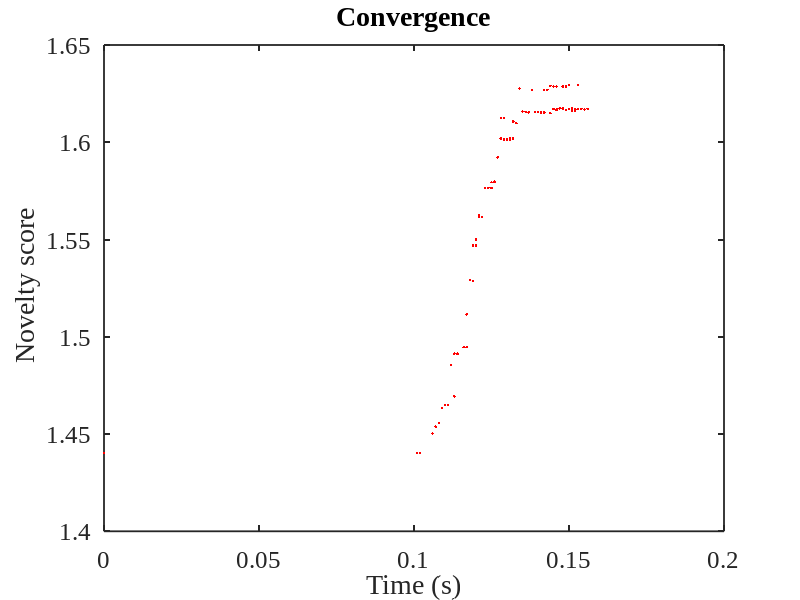

This figure's MATLAB source:
%% Plots for convergence
clear 
clc 
set(gcf,'Position',[500 200 500 400])
if get(gca,'Position') <= [inf inf 400 400]
    Size = [3 5 .8 18];
else
    Size = [6 3 2 18];
end
set(gca,'NextPlot','add','Box','on','Fontname','Times New Roman','FontSize',Size(4),'LineWidth',1.3);
 x = [0.0,0.101,0.102,0.102,0.106,0.106,0.107,0.108,0.109,0.109,0.11,0.11,0.11,0.111,0.111,0.111,0.111,0.112,0.112,0.112,0.113,0.113,0.113,0.114,0.114,0.114,0.116,0.116,0.116,0.116,0.116,0.117,0.117,0.117,0.117,0.118,0.118,0.119,0.119,0.119,0.12,0.12,0.12,0.12,0.121,0.121,0.122,0.122,0.122,0.122,0.123,0.124,0.125,0.125,0.125,0.125,0.125,0.125,0.126,0.126,0.126,0.127,0.127,0.128,0.128,0.128,0.129,0.129,0.13,0.13,0.131,0.131,0.131,0.132,0.132,0.132,0.132,0.132,0.133,0.133,0.133,0.133,0.134,0.134,0.134,0.134,0.135,0.135,0.136,0.136,0.137,0.138,0.138,0.138,0.138,0.138,0.138,0.139,0.139,0.139,0.139,0.139,0.139,0.14,0.14,0.141,0.141,0.142,0.142,0.142,0.143,0.144,0.144,0.144,0.145,0.145,0.146,0.146,0.146,0.146,0.147,0.147,0.147,0.147,0.147,0.148,0.148,0.148,0.148,0.148,0.149,0.149,0.15,0.15,0.15,0.151,0.151,0.151,0.152,0.152,0.152,0.153,0.153,0.153,0.154,0.154,0.154,0.154,0.155,0.155,0.155,0.155,0.155,0.156,0.156];
 y = [1.440277777777777,1.440277777777777,1.440277777777777,1.440277777777777,1.4502777777777773,1.4502777777777773,1.453777777777778,1.4555555555555562,1.4634259259259268,1.4634259259259268,1.4647962962962988,1.4647962962962988,1.4647962962962982,1.4647962962962982,1.4647962962962982,1.4647962962962982,1.4647962962962982,1.485351851851853,1.485351851851853,1.485351851851853,1.4693148148148163,1.4913703703703716,1.4913703703703716,1.4913703703703716,1.4910370370370383,1.4910370370370383,1.4946296296296309,1.4946296296296309,1.4946296296296309,1.4946296296296309,1.4946296296296309,1.4946296296296309,1.4946296296296309,1.4946296296296309,1.5114999999999996,1.529055555555556,1.529055555555556,1.5287222222222223,1.5287222222222223,1.5469074074074076,1.5469074074074076,1.5500740740740742,1.5500740740740742,1.5500740740740742,1.5623703703703704,1.5617222222222218,1.5617222222222218,1.5617222222222218,1.5617222222222218,1.5617222222222218,1.5765555555555557,1.5765555555555557,1.5765555555555557,1.5794646464646471,1.5794646464646471,1.5794646464646471,1.5794646464646471,1.5794646464646471,1.5794646464646471,1.5797979797979804,1.5797979797979804,1.5922424242424247,1.5922424242424247,1.6019444444444453,1.612462962962964,1.612462962962964,1.6124629629629639,1.6015185185185192,1.6015185185185192,1.6015185185185192,1.6013518518518528,1.6018518518518523,1.6018518518518523,1.6018518518518523,1.6107222222222233,1.6107222222222233,1.6107222222222233,1.6107222222222233,1.6097592592592598,1.6097592592592598,1.6097592592592598,1.6097592592592598,1.6276296296296309,1.6276296296296309,1.6276296296296309,1.6276296296296309,1.615944444444445,1.6156851851851854,1.6156851851851854,1.6156851851851854,1.615351851851852,1.6269629629629636,1.6269629629629636,1.6269629629629636,1.6269629629629636,1.6269629629629636,1.6269629629629636,1.6156851851851854,1.6156851851851854,1.6156851851851854,1.6156851851851854,1.6156851851851854,1.6156851851851854,1.6156851851851854,1.6156851851851852,1.615351851851852,1.615351851851852,1.6153518518518521,1.6269629629629636,1.6269629629629636,1.6269629629629636,1.6150185185185186,1.6150185185185186,1.629018518518519,1.6287407407407406,1.6170555555555555,1.6170555555555555,1.6170555555555555,1.6164629629629628,1.628740740740741,1.6174259259259258,1.6174259259259258,1.6174259259259258,1.6174259259259258,1.6174259259259258,1.6174259259259258,1.6174259259259258,1.6174259259259258,1.6287407407407406,1.6287407407407406,1.628740740740741,1.6167222222222224,1.6294629629629636,1.629518518518519,1.6171666666666669,1.6175370370370372,1.6162407407407402,1.6162407407407402,1.6162407407407402,1.6162407407407402,1.616907407407407,1.629518518518519,1.629518518518519,1.6171666666666666,1.6171666666666666,1.6171666666666666,1.6171666666666666,1.6171666666666666,1.616907407407407,1.616907407407407,1.616907407407407,1.616907407407407,1.616907407407407,1.6171666666666669,1.6171666666666669];
 plot(x,y,'.r')
 tit = title('Convergence');
set(tit,'fontsize',20)

xl = xlabel('Time (s)');
set(xl,'fontsize',20)
yl = ylabel(' Novelty score');
set(yl,'fontsize',20)
